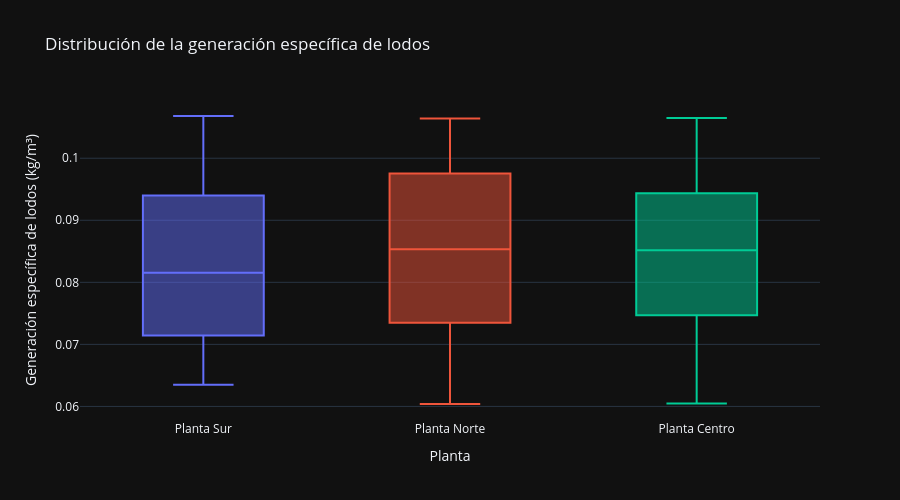

Notebook code for this chart:
### Markdown cell above
### 4.3 Relación entre caudal y energía de aireación

En esta muestra se observa una asociación positiva fuerte entre el caudal de entrada y la energía de aireación registrada en las tres plantas. Los coeficientes de Pearson se encuentran entre 0,832 y 0,873, mientras que los coeficientes de Spearman varían entre 0,835 y 0,869.

Estos resultados indican que los registros con mayor caudal tienden a presentar valores superiores de energía de aireación. Sin embargo, la asociación no demuestra que el aumento del caudal sea la única causa del consumo energético ni permite comparar eficiencia entre plantas. Además, el dataset no especifica el periodo asociado a la variable de energía, por lo que no se calculará un indicador en kWh/m³ sin validación adicional.

### Code cell
fig_lodos_especificos = px.box(
    df,
    x="planta",
    y="lodos_especificos_kg_m3",
    color="planta",
    points="outliers",
    title="Distribución de la generación específica de lodos",
    labels={
        "planta": "Planta",
        "lodos_especificos_kg_m3":
            "Generación específica de lodos (kg/m³)"
    },
    hover_data={
        "fecha_registro": True,
        "caudal_entrada_m3_d": ":.0f",
        "lodos_generados_kg_d": ":.1f"
    },
    template="plotly_dark"
)

fig_lodos_especificos.update_layout(
    height=500,
    showlegend=False
)

fig_lodos_especificos.show()

### Figure 1 — Plotly figure (JSON) as saved in the notebook; plotly's stock layout.template omitted (floating-point values rounded to 4 significant figures; data arrays with more than 128 entries replaced by an {"elided": "..."} marker saying what was removed)
{"data": [{"alignmentgroup": "True", "boxpoints": "outliers", "customdata": {"elided": "54x3 mixed values"}, "hovertemplate": "Planta=%{x}<br>Generación específica de lodos (kg/m³)=%{y}<br>fecha_registro=%{customdata[0]}<br>caudal_entrada_m3_d=%{customdata[1]:.0f}<br>lodos_generados_kg_d=%{customdata[2]:.1f}<extra></extra>", "legendgroup": "Planta Sur", "marker": {"color": "#636efa"}, "name": "Planta Sur", "notched": false, "offsetgroup": "Planta Sur", "orientation": "v", "showlegend": true, "type": "box", "x": ["Planta Sur", "Planta Sur", "Planta Sur", "Planta Sur", "Planta Sur", "Planta Sur", "Planta Sur", "Planta Sur", "Planta Sur", "Planta Sur", "Planta Sur", "Planta Sur", "Planta Sur", "Planta Sur", "Planta Sur", "Planta Sur", "Planta Sur", "Planta Sur", "Planta Sur", "Planta Sur", "Planta Sur", "Planta Sur", "Planta Sur", "Planta Sur", "Planta Sur", "Planta Sur", "Planta Sur", "Planta Sur", "Planta Sur", "Planta Sur", "Planta Sur", "Planta Sur", "Planta Sur", "Planta Sur", "Planta Sur", "Planta Sur", "Planta Sur", "Planta Sur", "Planta Sur", "Planta Sur", "Planta Sur", "Planta Sur", "Planta Sur", "Planta Sur", "Planta Sur", "Planta Sur", "Planta Sur", "Planta Sur", "Planta Sur", "Planta Sur", "Planta Sur", "Planta Sur", "Planta Sur", "Planta Sur"], "x0": " ", "xaxis": "x", "y": [0.0671, 0.1052, 0.08556, 0.06795, 0.07662, 0.06454, 0.07202, 0.09415, 0.07769, 0.09275, 0.07405, 0.08846, 0.08553, 0.07709, 0.07566, 0.08436, 0.07818, 0.07108, 0.1056, 0.08309, 0.0829, 0.07073, 0.06721, 0.08959, 0.06444, 0.1045, 0.1041, 0.09447, 0.1039, 0.08021, 0.1006, 0.1055, 0.0715, 0.07144, 0.09202, 0.1026, 0.06513, 0.08401, 0.1037, 0.06351, 0.09398, 0.07646, 0.06925, 0.0842, 0.07668, 0.0668, 0.06614, 0.09175, 0.08334, 0.1035, 0.07613, 0.07728, 0.06883, 0.1068], "y0": " ", "yaxis": "y"}, {"alignmentgroup": "True", "boxpoints": "outliers", "customdata": {"elided": "71x3 mixed values"}, "hovertemplate": "Planta=%{x}<br>Generación específica de lodos (kg/m³)=%{y}<br>fecha_registro=%{customdata[0]}<br>caudal_entrada_m3_d=%{customdata[1]:.0f}<br>lodos_generados_kg_d=%{customdata[2]:.1f}<extra></extra>", "legendgroup": "Planta Norte", "marker": {"color": "#EF553B"}, "name": "Planta Norte", "notched": false, "offsetgroup": "Planta Norte", "orientation": "v", "showlegend": true, "type": "box", "x": ["Planta Norte", "Planta Norte", "Planta Norte", "Planta Norte", "Planta Norte", "Planta Norte", "Planta Norte", "Planta Norte", "Planta Norte", "Planta Norte", "Planta Norte", "Planta Norte", "Planta Norte", "Planta Norte", "Planta Norte", "Planta Norte", "Planta Norte", "Planta Norte", "Planta Norte", "Planta Norte", "Planta Norte", "Planta Norte", "Planta Norte", "Planta Norte", "Planta Norte", "Planta Norte", "Planta Norte", "Planta Norte", "Planta Norte", "Planta Norte", "Planta Norte", "Planta Norte", "Planta Norte", "Planta Norte", "Planta Norte", "Planta Norte", "Planta Norte", "Planta Norte", "Planta Norte", "Planta Norte", "Planta Norte", "Planta Norte", "Planta Norte", "Planta Norte", "Planta Norte", "Planta Norte", "Planta Norte", "Planta Norte", "Planta Norte", "Planta Norte", "Planta Norte", "Planta Norte", "Planta Norte", "Planta Norte", "Planta Norte", "Planta Norte", "Planta Norte", "Planta Norte", "Planta Norte", "Planta Norte", "Planta Norte", "Planta Norte", "Planta Norte", "Planta Norte", "Planta Norte", "Planta Norte", "Planta Norte", "Planta Norte", "Planta Norte", "Planta Norte", "Planta Norte"], "x0": " ", "xaxis": "x", "y": [0.07673, 0.09779, 0.08939, 0.08171, 0.07167, 0.0925, 0.07839, 0.09941, 0.1033, 0.08785, 0.07898, 0.09179, 0.09579, 0.06716, 0.08308, 0.06039, 0.09827, 0.06379, 0.1008, 0.0941, 0.09794, 0.1053, 0.0843, 0.08868, 0.1003, 0.07776, 0.07354, 0.08209, 0.1029, 0.08534, 0.0962, 0.1032, 0.106, 0.1056, 0.06209, 0.09099, 0.06834, 0.08946, 0.0735, 0.06815, 0.1064, 0.07313, 0.1029, 0.09829, 0.08305, 0.09671, 0.09584, 0.07129, 0.09678, 0.09175, 0.07214, 0.06379, 0.06879, 0.0755, 0.07998, 0.07485, 0.06314, 0.07573, 0.09842, 0.08914, 0.08772, 0.06501, 0.1052, 0.07954, 0.08982, 0.0758, 0.06056, 0.07294, 0.07192, 0.0735, 0.102], "y0": " ", "yaxis": "y"}, {"alignmentgroup": "True", "boxpoints": "outliers", "customdata": {"elided": "75x3 mixed values"}, "hovertemplate": "Planta=%{x}<br>Generación específica de lodos (kg/m³)=%{y}<br>fecha_registro=%{customdata[0]}<br>caudal_entrada_m3_d=%{customdata[1]:.0f}<br>lodos_generados_kg_d=%{customdata[2]:.1f}<extra></extra>", "legendgroup": "Planta Centro", "marker": {"color": "#00cc96"}, "name": "Planta Centro", "notched": false, "offsetgroup": "Planta Centro", "orientation": "v", "showlegend": true, "type": "box", "x": ["Planta Centro", "Planta Centro", "Planta Centro", "Planta Centro", "Planta Centro", "Planta Centro", "Planta Centro", "Planta Centro", "Planta Centro", "Planta Centro", "Planta Centro", "Planta Centro", "Planta Centro", "Planta Centro", "Planta Centro", "Planta Centro", "Planta Centro", "Planta Centro", "Planta Centro", "Planta Centro", "Planta Centro", "Planta Centro", "Planta Centro", "Planta Centro", "Planta Centro", "Planta Centro", "Planta Centro", "Planta Centro", "Planta Centro", "Planta Centro", "Planta Centro", "Planta Centro", "Planta Centro", "Planta Centro", "Planta Centro", "Planta Centro", "Planta Centro", "Planta Centro", "Planta Centro", "Planta Centro", "Planta Centro", "Planta Centro", "Planta Centro", "Planta Centro", "Planta Centro", "Planta Centro", "Planta Centro", "Planta Centro", "Planta Centro", "Planta Centro", "Planta Centro", "Planta Centro", "Planta Centro", "Planta Centro", "Planta Centro", "Planta Centro", "Planta Centro", "Planta Centro", "Planta Centro", "Planta Centro", "Planta Centro", "Planta Centro", "Planta Centro", "Planta Centro", "Planta Centro", "Planta Centro", "Planta Centro", "Planta Centro", "Planta Centro", "Planta Centro", "Planta Centro", "Planta Centro", "Planta Centro", "Planta Centro", "Planta Centro"], "x0": " ", "xaxis": "x", "y": [0.08187, 0.09613, 0.09339, 0.1028, 0.09982, 0.06049, 0.0997, 0.08742, 0.09175, 0.08438, 0.07387, 0.08663, 0.1039, 0.09275, 0.08416, 0.07721, 0.08091, 0.07573, 0.09517, 0.09988, 0.1012, 0.09333, 0.06839, 0.1047, 0.101, 0.08525, 0.07461, 0.08754, 0.102, 0.08784, 0.09441, 0.087, 0.08916, 0.08973, 0.07373, 0.08242, 0.1065, 0.06482, 0.06923, 0.06627, 0.06341, 0.1017, 0.08603, 0.08469, 0.07908, 0.08338, 0.07905, 0.0734, 0.1048, 0.08176, 0.06876, 0.09051, 0.09862, 0.1003, 0.08315, 0.09202, 0.0847, 0.07023, 0.07085, 0.07807, 0.09652, 0.09421, 0.06242, 0.08661, 0.07797, 0.08586, 0.06292, 0.08518, 0.06224, 0.06247, 0.0767, 0.06081, 0.1016, 0.07499, 0.07355], "y0": " ", "yaxis": "y"}], "layout": {"boxmode": "overlay", "height": 500, "legend": {"title": {"text": "Planta"}, "tracegroupgap": 0}, "showlegend": false, "title": {"text": "Distribución de la generación específica de lodos"}, "xaxis": {"anchor": "y", "categoryarray": ["Planta Sur", "Planta Norte", "Planta Centro"], "categoryorder": "array", "domain": [0, 1], "title": {"text": "Planta"}}, "yaxis": {"anchor": "x", "domain": [0, 1], "title": {"text": "Generación específica de lodos (kg/m³)"}}}}
